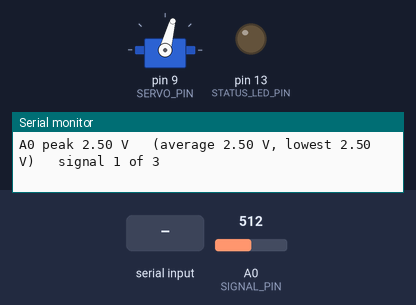
A sketch run on a simulated Arduino Uno, built with avr-gcc and run on an emulated ATmega328P. On the bench: servo, output pins drawn as LEDs (lit = HIGH), the last lines printed to the serial monitor. The test bench sets the inputs (shaded band); at power-on: A0 (SIGNAL_PIN) = 512.

Above: at 1.2 s.
1.3 s: A0 (SIGNAL_PIN) set to 161
At 3.9 s:
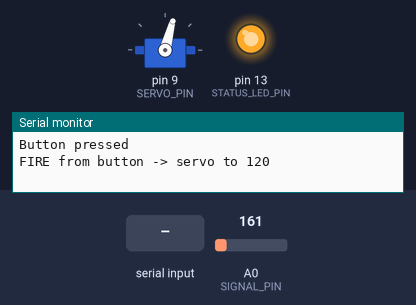
4.3 s: A0 (SIGNAL_PIN) set to 145
7.3 s: "f" received over Serial
At 7.9 s:
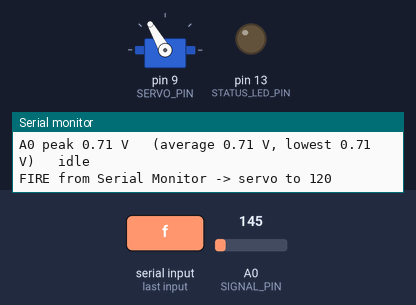
10.3 s: A0 (SIGNAL_PIN) set to 306
At 13.6 s:
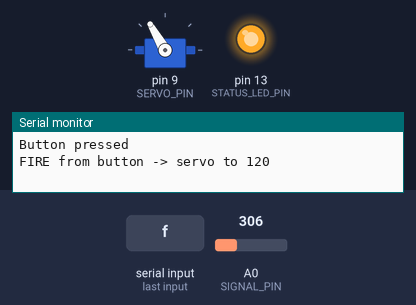
Timing chart, 0 to 14.3 s (numbered marks = the images above; inputs shaded):
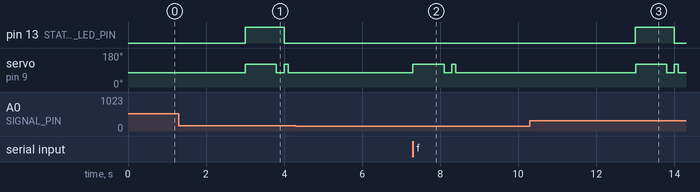

Measured:
- after the input at 7.3 s, servo on pin 9 (SERVO_PIN): 75° → 120° at once, → 75° 0.80 s later, → 120° 0.20 s later, → 75° 0.10 s later
- after the input at 10.3 s, pin 13 (STATUS_LED_PIN): LOW → HIGH after 2.7 s, → LOW 1.0 s later; servo on pin 9 (SERVO_PIN): 75° → 120° after 2.7 s, → 75° 0.80 s later, → 120° 0.20 s later, → 75° 0.10 s later

The sketch:

candy_shoot_button.ino
```cpp
/*
 * Candy Shoot Button - Arduino Uno R3 + SG90 servo
 * ================================================
 *
 * The giant button's signal sits at 0 V while idle. A press makes it jump
 * around between 0 V and peaks of about 1.5-1.75 V for about 5 seconds, and
 * the sketch counts it once the peaks have kept coming for 3.
 * Each press swings the servo from REST_ANGLE ("off") to FIRE_ANGLE ("on"),
 * holds it there for FIRE_HOLD_MS, then swings it back. Then it opens and
 * closes once more, quickly, to shake loose anything jammed (WIGGLE). One shot per press,
 * however long the button is held. Set TOGGLE_MODE to make each press flip
 * between the two positions instead.
 * *
 * WIRING (step by step in WIRING.md)
 * ----------------------------------
 *   Button signal            -> A0
 *   Button ground (-)        -> GND
 *   100k resistor            -> between A0 and GND (holds A0 at 0 V if the button is unplugged)
 *   Servo orange (signal)    -> pin 9
 *   Servo red (+)            -> 5V
 *   Servo brown (-)          -> GND
 *   470 uF capacitor         -> between 5V and GND, striped leg (-) to GND
 *
 * BUILD SETTINGS
 * --------------
 *   Board    Arduino Uno                   arduino:avr:uno
 *   Library  Servo (comes with the Arduino IDE)
 *   Serial   115200 baud
 *
 *   arduino-cli compile --fqbn arduino:avr:uno candy_shoot_button
 *
 * TESTING
 * -------
 *   - Type f and press Enter in the Serial Monitor to fire without the button.
 *   - The Uno's "L" LED lights for 1 second each time a press is detected.
 *     With no Serial Monitor (on a wall adapter) it's the only sign that the
 *     press was seen.
 *   - The Serial Monitor shows the highest A0 reading (the peak) for each
 *     second, and counts the seconds with signal during a press
 *     (PRINT_A0_PEAKS).
 *   - Set PRINT_SIGNAL_LEVELS to true and open Tools > Serial Plotter to see
 *     what the button signal actually looks like on A0.
 */

#include <Servo.h>

// ---------------------------------------------------------------------------
// SETTINGS
// ---------------------------------------------------------------------------

const uint8_t SIGNAL_PIN = A0;

// A0 reads 1023 at this voltage, which is the Uno's own 5 V supply. On USB it
// can sag to about 4.7 V; that only shifts the readings a few percent.
const float ADC_REFERENCE_VOLTS = 5.0;

// The button's signal sits at 0 V while idle. A press makes it jump around
// for about 5 seconds: single readings land anywhere from 0 V up to peaks of
// about 1.5-1.75 V, so the average swings about, but the peaks keep coming.
// So the sketch:
//   - finds the highest reading (the peak) in each WINDOW_MS,
//   - counts a second as "signal" when its peak reaches SIGNAL_PEAK_VOLTS, and
//   - counts a press once PRESS_WINDOWS seconds in a row have signal.
// A single stray spike can't fire it, because it takes a peak in every one
// of those seconds.
// After the shot, the status goes back to idle once the servo is back at
// rest. The next press only starts counting after a whole second with no
// signal (the button's signal has ended); otherwise the rest of the same
// signal would count as a second press.
// The Serial Monitor prints every second's peak, so you can check these
// numbers against what your button actually does.
const unsigned long WINDOW_MS = 1000;
const uint8_t PRESS_WINDOWS = 3;

// Idle reads 0.00 V and a press peaks at 1.5 V or more, so this sits about
// halfway between. That leaves room for the peaks getting lower, e.g. as the
// button's batteries run down.
const float SIGNAL_PEAK_VOLTS = 0.75;

const uint8_t SERVO_PIN = 9;

// Pulse widths for 0 and 180 degrees. These are the Servo library's defaults
// and get close to the SG90's full travel. If yours swings short, try 500/2500.
const int SERVO_MIN_US = 544;
const int SERVO_MAX_US = 2400;

// Angles run 0-180, with 90 in the middle of the servo's travel. On this
// servo, higher angles turn the arm clockwise as seen looking down on it.
// A shot swings the arm from REST_ANGLE to FIRE_ANGLE and back, here 45
// degrees clockwise. To swing the other way, use
// FIRE_ANGLE = REST_ANGLE - 45.
const int REST_ANGLE = 75;   // "off" - where the servo sits between shots
const int FIRE_ANGLE = 120;  // "on"

// How long to stay at FIRE_ANGLE before heading back. An SG90 needs about
// 150 ms to swing 90 degrees, so keep this above ~200 ms or it may turn
// around before it gets there.
const unsigned long FIRE_HOLD_MS = 800;

// The wiggle: after the shot closes, the servo waits WIGGLE_CLOSED_MS (long
// enough to get all the way back to REST_ANGLE), opens to FIRE_ANGLE again
// for WIGGLE_OPEN_MS, then closes for good. A 45 degree swing takes an SG90
// about 75 ms, so at 100 ms the arm only just gets fully open before heading
// back. Raise WIGGLE_OPEN_MS for a bigger wiggle. Not used in TOGGLE_MODE.
const bool WIGGLE = true;
const unsigned long WIGGLE_CLOSED_MS = 200;
const unsigned long WIGGLE_OPEN_MS = 100;

// Time allowed for a move to finish before the servo counts as idle again.
// Presses during a shot (or during this time) are ignored.
const unsigned long MOVE_TIME_MS = 1000;

// false = each press goes to FIRE_ANGLE and back to REST_ANGLE.
// true  = each press flips between REST_ANGLE and FIRE_ANGLE and stays there.
const bool TOGGLE_MODE = false;

// true = stop sending pulses once a move is done. Stops the buzzing some
// SG90s make while holding still, but the arm can then be pushed out of
// position by hand or by a spring.
const bool DETACH_WHEN_IDLE = false;

// true = print the A0 voltage 20 times a second for Tools > Serial Plotter.
const bool PRINT_SIGNAL_LEVELS = false;

// true = print each WINDOW_MS's peak A0 voltage to the Serial Monitor, with
// the average and lowest single reading in it. Skipped while
// PRINT_SIGNAL_LEVELS is true.
const bool PRINT_A0_PEAKS = true;

const uint8_t STATUS_LED_PIN = LED_BUILTIN;  // the "L" LED, pin 13

// The "L" LED lights for this long each time a press is detected.
const unsigned long LED_ON_MS = 1000;

// ---------------------------------------------------------------------------

Servo servo;

enum ServoState {
  SERVO_IDLE,      // at rest (or parked, in TOGGLE_MODE), ready for a press
  SERVO_AT_FIRE,   // at FIRE_ANGLE, waiting FIRE_HOLD_MS
  SERVO_CLOSED_BEFORE_WIGGLE,  // back at REST_ANGLE, waiting WIGGLE_CLOSED_MS
  SERVO_WIGGLE_OPEN,           // at FIRE_ANGLE again, waiting WIGGLE_OPEN_MS
  SERVO_MOVING,    // finishing a move, waiting MOVE_TIME_MS
};
ServoState servoState = SERVO_IDLE;
unsigned long servoStateSince = 0;
bool toggledOn = false;  // TOGGLE_MODE only: true while parked at FIRE_ANGLE

bool buttonPressed = false;         // from a detected press until the servo is back at rest
bool waitingForSignalToEnd = false; // from a detected press until a second with no signal
uint8_t signalWindowsInARow = 0;    // seconds with signal in a row
unsigned long windowStartedAt = 0;  // start of the current window
float windowSumVolts = 0;
unsigned int windowReadings = 0;
float windowLowestVolts = ADC_REFERENCE_VOLTS;
float windowPeakVolts = 0;          // highest reading in the current window
float lastVolts = 0;                // most recent single reading
float lastPeakVolts = 0;            // most recent window's peak
bool ledOn = false;
unsigned long ledOnSince = 0;       // when the "L" LED was last turned on
unsigned long lastLevelPrintAt = 0;

float readSignalVolts() {
  return analogRead(SIGNAL_PIN) * ADC_REFERENCE_VOLTS / 1023.0;
}

void startWindow(unsigned long now) {
  windowStartedAt = now;
  windowSumVolts = 0;
  windowReadings = 0;
  windowLowestVolts = ADC_REFERENCE_VOLTS;
  windowPeakVolts = 0;
}

// Prints a line like
// "A0 peak 1.74 V   (average 0.90 V, lowest 0.01 V)   signal 2 of 3".
void printWindow() {
  Serial.print(F("A0 peak "));
  Serial.print(windowPeakVolts, 2);
  Serial.print(F(" V   (average "));
  Serial.print(windowSumVolts / windowReadings, 2);
  Serial.print(F(" V, lowest "));
  Serial.print(windowLowestVolts, 2);
  Serial.print(F(" V)   "));
  if (buttonPressed) {
    Serial.println(F("pressed"));
  } else if (waitingForSignalToEnd) {
    Serial.println(F("idle (waiting for the last press's signal to end)"));
  } else if (signalWindowsInARow > 0) {
    Serial.print(F("signal "));
    Serial.print(signalWindowsInARow);
    Serial.print(F(" of "));
    Serial.println(PRESS_WINDOWS);
  } else {
    Serial.println(F("idle"));
  }
}

// Takes one reading and adds it to the current window. At the end of each
// window, checks its peak. Returns true once per press.
bool buttonWasPressed(unsigned long now) {
  lastVolts = readSignalVolts();
  windowSumVolts += lastVolts;
  windowReadings++;
  if (lastVolts < windowLowestVolts) {
    windowLowestVolts = lastVolts;
  }
  if (lastVolts > windowPeakVolts) {
    windowPeakVolts = lastVolts;
  }
  if (now - windowStartedAt < WINDOW_MS) {
    return false;
  }

  lastPeakVolts = windowPeakVolts;
  bool hasSignal = windowPeakVolts >= SIGNAL_PEAK_VOLTS;
  if (!hasSignal) {
    signalWindowsInARow = 0;
  } else if (!waitingForSignalToEnd) {
    signalWindowsInARow++;
  }
  if (PRINT_A0_PEAKS && !PRINT_SIGNAL_LEVELS) {
    printWindow();
  }
  startWindow(now);

  if (waitingForSignalToEnd) {
    if (!hasSignal) {
      waitingForSignalToEnd = false;
      Serial.println(F("Button signal ended - ready for the next press"));
    }
    return false;
  }
  if (signalWindowsInARow >= PRESS_WINDOWS) {
    signalWindowsInARow = 0;
    buttonPressed = true;
    waitingForSignalToEnd = true;
    Serial.println(F("Button pressed"));
    return true;
  }
  return false;
}

// The button counts as pressed until its shot is over and the servo is back
// at rest.
void updateButtonStatus() {
  if (buttonPressed && servoState == SERVO_IDLE) {
    buttonPressed = false;
    Serial.println(F("Servo back at rest - button idle"));
  }
}

void turnOnStatusLed(unsigned long now) {
  digitalWrite(STATUS_LED_PIN, HIGH);
  ledOn = true;
  ledOnSince = now;
}

// Turns the "L" LED back off LED_ON_MS after it was turned on.
void updateStatusLed(unsigned long now) {
  if (ledOn && now - ledOnSince >= LED_ON_MS) {
    digitalWrite(STATUS_LED_PIN, LOW);
    ledOn = false;
  }
}

void moveServo(int angle) {
  if (!servo.attached()) {
    // attach() alone would start at the library's default of 90 degrees.
    // Writing straight away replaces that before the first pulse goes out,
    // so the servo doesn't twitch to the middle at power-up.
    servo.attach(SERVO_PIN, SERVO_MIN_US, SERVO_MAX_US);
  }
  servo.write(angle);
}

void setServoState(ServoState state, unsigned long now) {
  servoState = state;
  servoStateSince = now;
}

void fire(const __FlashStringHelper *source, unsigned long now) {
  if (servoState != SERVO_IDLE) {
    Serial.print(F("Ignored "));
    Serial.print(source);
    Serial.println(F(": servo still busy with the last shot"));
    return;
  }

  int target = FIRE_ANGLE;
  if (TOGGLE_MODE) {
    toggledOn = !toggledOn;
    target = toggledOn ? FIRE_ANGLE : REST_ANGLE;
  }
  moveServo(target);
  setServoState(TOGGLE_MODE ? SERVO_MOVING : SERVO_AT_FIRE, now);

  Serial.print(F("FIRE from "));
  Serial.print(source);
  Serial.print(F(" -> servo to "));
  Serial.println(target);
}

void updateServo(unsigned long now) {
  unsigned long elapsed = now - servoStateSince;
  if (servoState == SERVO_AT_FIRE && elapsed >= FIRE_HOLD_MS) {
    moveServo(REST_ANGLE);
    setServoState(WIGGLE ? SERVO_CLOSED_BEFORE_WIGGLE : SERVO_MOVING, now);
  } else if (servoState == SERVO_CLOSED_BEFORE_WIGGLE && elapsed >= WIGGLE_CLOSED_MS) {
    moveServo(FIRE_ANGLE);
    setServoState(SERVO_WIGGLE_OPEN, now);
  } else if (servoState == SERVO_WIGGLE_OPEN && elapsed >= WIGGLE_OPEN_MS) {
    moveServo(REST_ANGLE);
    setServoState(SERVO_MOVING, now);
  } else if (servoState == SERVO_MOVING && elapsed >= MOVE_TIME_MS) {
    if (DETACH_WHEN_IDLE) {
      servo.detach();
      // detach() can land in the middle of a pulse and leave the pin stuck
      // HIGH, since the library only ever sets LOW on attached pins.
      digitalWrite(SERVO_PIN, LOW);
    }
    setServoState(SERVO_IDLE, now);
  }
}

void handleSerialCommands(unsigned long now) {
  while (Serial.available() > 0) {
    char c = Serial.read();
    if (c == 'f' || c == 'F') {
      fire(F("Serial Monitor"), now);
    }
  }
}

void printSignalLevel(unsigned long now) {
  if (now - lastLevelPrintAt < 50) {
    return;
  }
  lastLevelPrintAt = now;
  Serial.print(F("volts:"));
  Serial.print(lastVolts, 2);
  Serial.print(F(" peak:"));
  Serial.print(lastPeakVolts, 2);
  Serial.print(F(" threshold:"));
  Serial.println(SIGNAL_PEAK_VOLTS, 2);
}

void setup() {
  Serial.begin(115200);
  Serial.println();
  Serial.println(F("Candy Shoot Button"));

  pinMode(STATUS_LED_PIN, OUTPUT);
  digitalWrite(STATUS_LED_PIN, LOW);  // off

  unsigned long now = millis();
  moveServo(REST_ANGLE);
  setServoState(SERVO_MOVING, now);  // let it reach REST_ANGLE before accepting presses

  startWindow(now);

  Serial.print(F("A0 is reading "));
  Serial.print(readSignalVolts(), 2);
  Serial.println(F(" V (should be about 0 with the button idle)"));
  Serial.println(F("Ready. Press the button, or type f + Enter here to fire."));
}

void loop() {
  unsigned long now = millis();

  if (buttonWasPressed(now)) {
    turnOnStatusLed(now);
    fire(F("button"), now);
  }
  handleSerialCommands(now);
  updateServo(now);
  updateButtonStatus();
  updateStatusLed(now);
  if (PRINT_SIGNAL_LEVELS) {
    printSignalLevel(now);
  }

  // ~900 readings a second. The more readings, the surer each second is to
  // catch the signal's peaks.
  delay(1);
}
```
